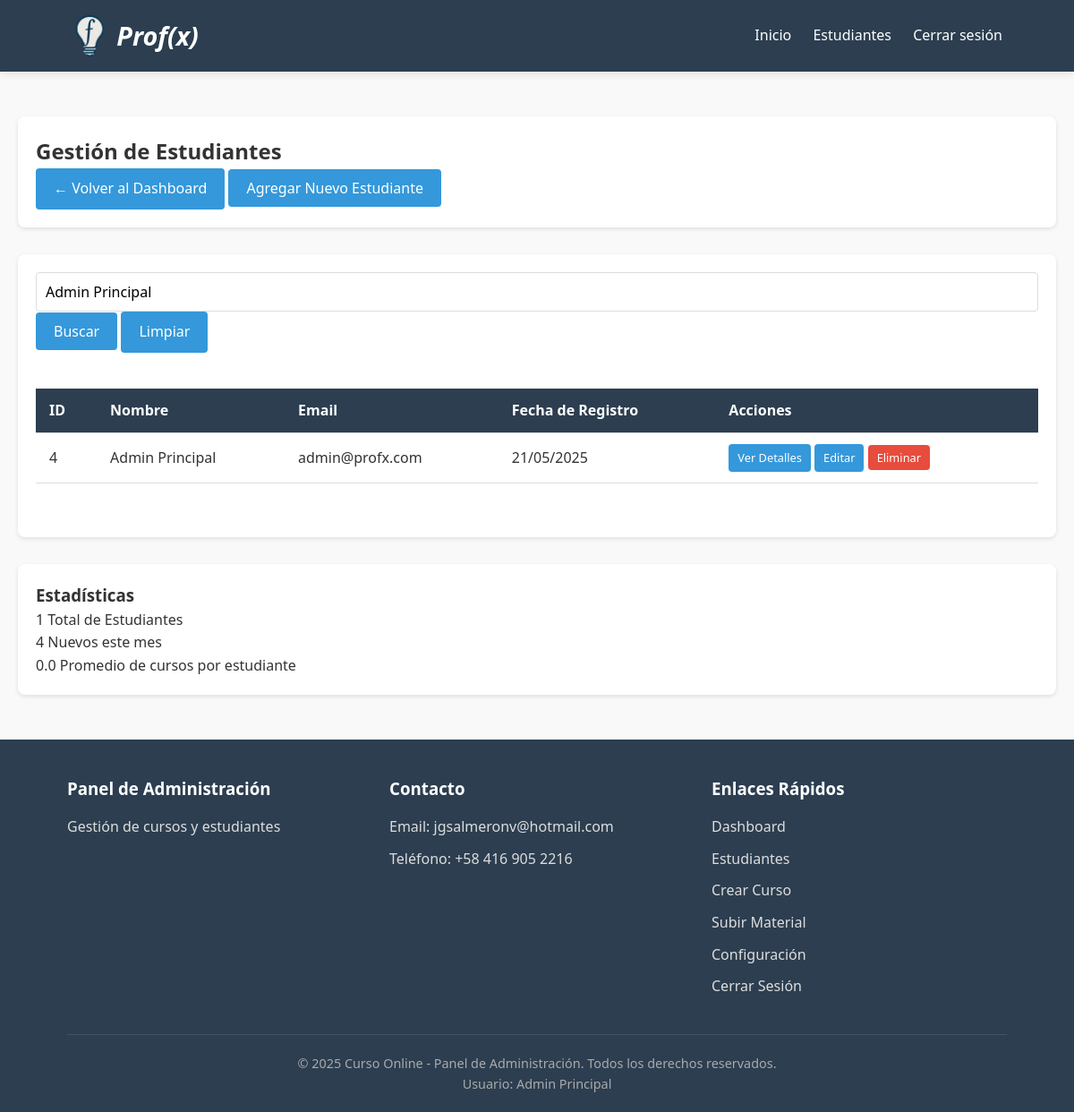
The app's page /admin_estudiantes.php?busqueda=Admin Principal (signed in) with its own data.
### tables this page shows
CREATE TABLE `usuarios` (
  `id` int NOT NULL,
  `nombre` varchar(100) NOT NULL,
  `email` varchar(100) NOT NULL,
  `password` varchar(255) NOT NULL,
  `fecha_registro` datetime DEFAULT CURRENT_TIMESTAMP,
  `es_admin` tinyint(1) DEFAULT '0'
);

### includes/functions.php (called while the page is built, shortened)
<?php
function sanitize($data) {
    return htmlspecialchars(strip_tags(trim($data)));
}
?>

### admin_estudiantes.php (the view, shortened to what this page needs)
<?php
require_once 'includes/config.php';
require_once 'includes/functions.php';
$registros_por_pagina = 10;
$pagina_actual = isset($_GET['pagina']) ? (int)$_GET['pagina'] : 1;
$offset = ($pagina_actual - 1) * $registros_por_pagina;
$busqueda = isset($_GET['busqueda']) ? sanitize($_GET['busqueda']) : '';
$where_clause = '';
$params = [];
if (!empty($busqueda)) {
    $where_clause = " WHERE (nombre LIKE ? OR email LIKE ?)";
    $params[] = "%$busqueda%";
    $params[] = "%$busqueda%";
} else {
    $where_clause = " WHERE es_admin = 0";
}
$stmt_total = $conn->prepare("SELECT COUNT(*) as total FROM usuarios" . $where_clause);
$stmt_total->execute($params);
$total_estudiantes = $stmt_total->fetch(PDO::FETCH_ASSOC)['total'];
$query = "SELECT id, nombre, email, fecha_registro FROM usuarios" . $where_clause . " ORDER BY fecha_registro DESC LIMIT $offset, $registros_por_pagina";
$stmt = $conn->prepare($query);
$stmt->execute($params);
$estudiantes = $stmt->fetchAll(PDO::FETCH_ASSOC);
include 'includes/header_admin.php';
?>
<div class="admin-container">
    <section class="admin-section">
        <h2>Gestión de Estudiantes</h2>
        <div class="admin-actions">
            <a href="admin.php" class="btn">← Volver al Dashboard</a>
            <button class="btn" onclick="alert('Esta funcionalidad aún no está disponible')">Agregar Nuevo Estudiante</button>
        </div>
    </section>
    <section class="admin-section">
        <div class="search-filter">
            <form method="GET" class="search-form">
                <div class="form-group">
                    <input type="text" name="busqueda" placeholder="Buscar por nombre o email" value="<?php echo htmlspecialchars($busqueda); ?>">
                    <button type="submit" class="btn">Buscar</button>
                    <?php if (!empty($busqueda)): ?>
                        <a href="admin_estudiantes.php" class="btn">Limpiar</a>
                    <?php endif; ?>
                </div>
            </form>
        </div>
        <div class="table-responsive">
            <table class="admin-table">
                <thead>
                    <tr>
                        <th>ID</th>
                        <th>Nombre</th>
                        <th>Email</th>
                        <th>Fecha de Registro</th>
                        <th>Acciones</th>
                    </tr>
                </thead>
                <tbody>
                    <?php if (empty($estudiantes)): ?>
                        <tr>
                            <td colspan="5">No se encontraron estudiantes<?php echo !empty($busqueda) ? ' con esos criterios de búsqueda' : ''; ?>.</td>
                        </tr>
                    <?php else: ?>
                        <?php foreach ($estudiantes as $estudiante): ?>
                            <tr>
                                <td><?php echo $estudiante['id']; ?></td>
                                <td><?php echo htmlspecialchars($estudiante['nombre']); ?></td>
                                <td><?php echo htmlspecialchars($estudiante['email']); ?></td>
                                <td><?php echo date('d/m/Y', strtotime($estudiante['fecha_registro'])); ?></td>
                                <td>
                                    <a href="admin_ver_estudiante.php?id=<?php echo $estudiante['id']; ?>" class="btn small">Ver Detalles</a>
                                    <a href="admin_editar_estudiante.php?id=<?php echo $estudiante['id']; ?>" class="btn small">Editar</a>
                                    <button class="btn small danger" onclick="alert('Esta funcionalidad aún no está disponible')">Eliminar</button>
                                </td>
                            </tr>
                        <?php endforeach; ?>
                    <?php endif; ?>
                </tbody>
            </table>
        </div>
    </section>
    <section class="admin-section">
        <h3>Estadísticas</h3>
        <div class="stats-container">
            <div class="stat-item">
                <span class="stat-value"><?php echo $total_estudiantes; ?></span>
                <span class="stat-label">Total de Estudiantes</span>
            </div>
            <?php
            $stmt_nuevos = $conn->query("SELECT COUNT(*) as total FROM usuarios WHERE es_admin = 0 AND MONTH(fecha_registro) = MONTH(CURRENT_DATE()) AND YEAR(fecha_registro) = YEAR(CURRENT_DATE())");
            $nuevos_mes = $stmt_nuevos->fetch(PDO::FETCH_ASSOC)['total'];
            ?>
            <div class="stat-item">
                <span class="stat-value"><?php echo $nuevos_mes; ?></span>
                <span class="stat-label">Nuevos este mes</span>
            </div>
            <?php
            $stmt_promedio = $conn->query("SELECT AVG(total_cursos) as promedio FROM (SELECT COUNT(*) as total_cursos FROM inscripciones GROUP BY usuario_id) as t");
            $promedio_cursos = $stmt_promedio->fetch(PDO::FETCH_ASSOC)['promedio'];
            ?>
            <div class="stat-item">
                <span class="stat-value"><?php echo number_format($promedio_cursos, 1); ?></span>
                <span class="stat-label">Promedio de cursos por estudiante</span>
            </div>
        </div>
    </section>
</div>
<?php include 'includes/footer_admin.php'; ?>

### assets/css/style.css (style rules this page uses)
:root { --primary: #3498db; --primary-dark: #2980b9; --secondary: #2ecc71; --dark: #2c3e50; --light: #ecf0f1; --lighter: #f9f9f9; --danger: #e74c3c; --warning: #f39c12; --success: #27ae60; }
html { scroll-behavior: smooth; }
* { margin: 0; padding: 0; box-sizing: border-box; font-family: 'Segoe UI', Tahoma, Geneva, Verdana, sans-serif; }
body { background-color: var(--lighter); color: #333; line-height: 1.6; }
.btn { display: inline-block; background: var(--primary); color: white; padding: 10px 20px; border: none; border-radius: 5px; cursor: pointer; text-decoration: none; font-size: 16px; transition: all 0.3s ease; }
.form-group { margin-bottom: 20px; }
.form-group input { width: 100%; padding: 10px 15px; border: 1px solid #ddd; border-radius: 5px; font-size: 1rem; }
.table-responsive { overflow-x: auto; margin: 20px 0; }
.admin-table, .student-materials { width: 100%; border-collapse: collapse; margin: 20px 0; }
.admin-table th, .admin-table td, .student-materials th, .student-materials td { padding: 12px 15px; text-align: left; border-bottom: 1px solid #ddd; }
.admin-table th { background-color: #2c3e50; color: white; }
.btn { display: inline-block; padding: 8px 15px; background: #3498db; color: white; border: none; border-radius: 4px; text-decoration: none; cursor: pointer; transition: background 0.3s; }
.btn.small { padding: 5px 10px; font-size: 0.8rem; }
.btn.danger { background: #e74c3c; }
.form-group input[type="text"], .form-group input[type="file"], .form-group select, .form-group textarea { width: 100%; padding: 10px; border: 1px solid #ddd; border-radius: 4px; }
:root { --primary: #3498db; --primary-dark: #2980b9; --secondary: #2ecc71; --dark: #2c3e50; --light: #ecf0f1; --danger: #e74c3c; --warning: #f39c12; --success: #27ae60; }
.admin-container { max-width: 1200px; margin: 0 auto; padding: 20px; }
.admin-section { background: white; border-radius: 8px; padding: 20px; margin-bottom: 30px; box-shadow: 0 2px 5px rgba(0,0,0,0.1); }
.table-responsive { overflow-x: auto; }
.admin-table, .student-table { width: 100%; border-collapse: collapse; margin: 20px 0; }
.admin-table th, .admin-table td, .student-table th, .student-table td { padding: 12px 15px; text-align: left; border-bottom: 1px solid #ddd; }
.admin-table th { background-color: var(--dark); color: white; }
.form-group input[type="text"], .form-group input[type="file"], .form-group select, .form-group textarea { width: 100%; padding: 10px; border: 1px solid #ddd; border-radius: 4px; font-size: 16px; }
.btn { display: inline-block; padding: 10px 20px; background: var(--primary); color: white; border: none; border-radius: 4px; text-decoration: none; cursor: pointer; transition: background 0.3s; }
.btn.danger { background: var(--danger); }

### records on screen
usuarios: id "4", nombre "Admin Principal", email "admin@profx.com", fecha_registro "21/05/2025"

### other values on screen
$total_estudiantes "1"
$nuevos_mes "4"
$promedio_cursos "0.0"
SITE_NAME "Curso Online"
$_SESSION['user_nombre'] "Admin Principal"
